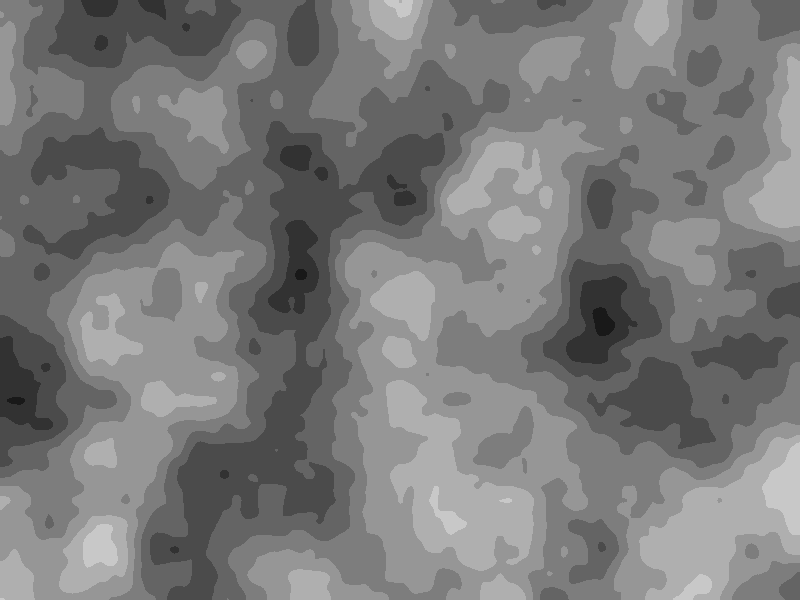
Frame 1 (no input)
Frame 60 (the mouse pressed at the canvas centre just before this capture): identical to frame 1, image omitted
Frame 120 (the mouse held since frame 60 and released just before this capture): identical to frame 1, image omitted

The Processing sketch that drew this single still picture (run headless with seeded random() and noise(); from frame 60 on, the mouse is pressed at the canvas centre):

// Processing sketch: Topography2D
// ── Topography2D.pde
/**
 * Countour line example
 * for https://discourse.processing.org/t/topographical-map/13302/4
 * Press any key to toggle between viewing countour lines or hights (the lighter the higher)
 */
final static int W = 800;  // width of the hight map
final static int H = 600;  // height of the hight map
final static float k = 0.04;  //noise coefficient. play with it to get more or less «rough» land

final static int l = 10;  //show hight differense with this many contour lines

final static color c0 = #000000;  //color to draw background
final static color c1 = #008888;  //color to draw isolines

float[][] m;  // the hight map

boolean showHeightOrCountour = false;

void setup() {
  size(800, 600);
  m = new float[W][H];
  for (int j=0; j<H; j++) {
    for (int i=0; i<W; i++) {    
      m[i][j] = noise((W+i)*k/4,(H+j)*k/4);
    }
  }
}

void draw() {
  loadPixels();
  for (int j=0; j<H; j++) {
    for (int i=0; i<W; i++) {
      if (!showHeightOrCountour) {
        pixels[W*j+i] = color(round(m[i][j]*l)*(255/l));  //show hight with l resolution
      } else {
        if (i>0 && i<W-1 && j>0 && j<H-1) {
          int h0 = round(m[i][j]*l);    //get and adjust height at this point
          int hw = round(m[i-1][j]*l);  //get west neighbour's height
          int hn = round(m[i][j-1]*l);  //get nothern neighbour's height
          if (h0!=hw || h0!=hn) {  //if any neighbour's height on a different «step» of hight… 
            //pixels[W*j+i] = c1;    //…draw contour
            pixels[W*j+i] = color(m[i][j]*l, m[i][j]*l*20, m[i][j]*l*10); //…draw contour

          } else {
            pixels[W*j+i] = c0;    //…otherwise draw background
          }
        } else {
          pixels[W*j+i] = c0;
        }
      }
    }
  }
  updatePixels();
  surface.setTitle("Drawing contour lines @ "+round(frameRate));
}

void keyPressed() {
  showHeightOrCountour = !showHeightOrCountour;
}

void mousePressed() {
  println(m[mouseX][mouseY]);
}
